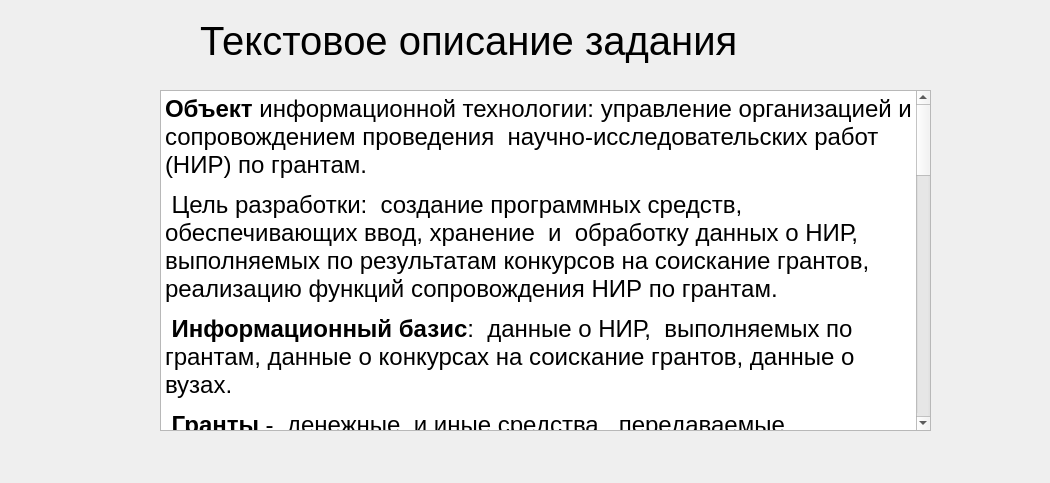
<?xml version="1.0" encoding="UTF-8"?>
<ui version="4.0">
 <class>Dialog</class>
 <widget class="QDialog" name="Dialog">
  <property name="geometry">
   <rect>
    <x>0</x>
    <y>0</y>
    <width>1050</width>
    <height>483</height>
   </rect>
  </property>
  <property name="windowTitle">
   <string>Dialog</string>
  </property>
  <widget class="QTextBrowser" name="textBrowser">
   <property name="geometry">
    <rect>
     <x>160</x>
     <y>90</y>
     <width>771</width>
     <height>341</height>
    </rect>
   </property>
   <property name="html">
    <string>&lt;!DOCTYPE HTML PUBLIC &quot;-//W3C//DTD HTML 4.0//EN&quot; &quot;http://www.w3.org/TR/REC-html40/strict.dtd&quot;&gt;
&lt;html&gt;&lt;head&gt;&lt;meta name=&quot;qrichtext&quot; content=&quot;1&quot; /&gt;&lt;style type=&quot;text/css&quot;&gt;
p, li { white-space: pre-wrap; }
&lt;/style&gt;&lt;/head&gt;&lt;body style=&quot; font-family:'MS Shell Dlg 2'; font-size:7.8pt; font-weight:400; font-style:normal;&quot;&gt;
&lt;p style=&quot; margin-top:12px; margin-bottom:12px; margin-left:0px; margin-right:0px; -qt-block-indent:0; text-indent:0px;&quot;&gt;&lt;span style=&quot; font-family:'Times New Roman,serif'; font-size:18pt; font-weight:600;&quot;&gt;Объект&lt;/span&gt;&lt;span style=&quot; font-family:'Times New Roman,serif'; font-size:18pt;&quot;&gt; информационной технологии: управление организацией и сопровождением проведения  научно-исследовательских работ (НИР) по грантам.&lt;/span&gt;&lt;span style=&quot; font-size:18pt;&quot;&gt; &lt;/span&gt;&lt;/p&gt;
&lt;p style=&quot; margin-top:12px; margin-bottom:12px; margin-left:0px; margin-right:0px; -qt-block-indent:0; text-indent:0px;&quot;&gt;&lt;span style=&quot; font-family:'Times New Roman,serif'; font-size:18pt;&quot;&gt; Цель разработки:  создание программных средств, обеспечивающих ввод, хранение  и  обработку данных о НИР,  выполняемых по результатам конкурсов на соискание грантов, реализацию функций сопровождения НИР по грантам.&lt;/span&gt;&lt;span style=&quot; font-size:18pt;&quot;&gt; &lt;/span&gt;&lt;/p&gt;
&lt;p style=&quot; margin-top:12px; margin-bottom:12px; margin-left:0px; margin-right:0px; -qt-block-indent:0; text-indent:0px;&quot;&gt;&lt;span style=&quot; font-family:'Times New Roman,serif'; font-size:18pt;&quot;&gt; &lt;/span&gt;&lt;span style=&quot; font-family:'Times New Roman,serif'; font-size:18pt; font-weight:600;&quot;&gt;Информационный базис&lt;/span&gt;&lt;span style=&quot; font-family:'Times New Roman,serif'; font-size:18pt;&quot;&gt;:  данные о НИР,  выполняемых по  грантам, данные о конкурсах на соискание грантов, данные о вузах.&lt;/span&gt;&lt;span style=&quot; font-size:18pt;&quot;&gt; &lt;/span&gt;&lt;/p&gt;
&lt;p style=&quot; margin-top:12px; margin-bottom:12px; margin-left:0px; margin-right:0px; -qt-block-indent:0; text-indent:0px;&quot;&gt;&lt;span style=&quot; font-family:'Times New Roman,serif'; font-size:18pt; font-weight:600;&quot;&gt; Гранты&lt;/span&gt;&lt;span style=&quot; font-family:'Times New Roman,serif'; font-size:18pt;&quot;&gt; -  денежные  и иные средства,  передаваемые безвозмездно и безвозвратно гражданам и юридическим лицам  на  проведение  конкретных научных исследований на условиях, предусмотренных грантодателями.&lt;/span&gt;&lt;span style=&quot; font-size:18pt;&quot;&gt; &lt;/span&gt;&lt;/p&gt;
&lt;p style=&quot; margin-top:12px; margin-bottom:12px; margin-left:0px; margin-right:0px; -qt-block-indent:0; text-indent:0px;&quot;&gt;&lt;span style=&quot; font-family:'Times New Roman,serif'; font-size:18pt;&quot;&gt; Структура информации по проектам, выполняемым по конкурсам грантов (файл &lt;/span&gt;&lt;span style=&quot; font-family:'Times New Roman,serif'; font-size:18pt; font-style:italic; text-transform:uppercase;&quot;&gt;gr_proj&lt;/span&gt;&lt;span style=&quot; font-family:'Times New Roman,serif'; font-size:18pt; font-style:italic;&quot;&gt;.XLS&lt;/span&gt;&lt;span style=&quot; font-family:'Times New Roman,serif'; font-size:18pt;&quot;&gt;): - код НИР (&lt;/span&gt;&lt;span style=&quot; font-family:'Times New Roman,serif'; font-size:18pt; font-style:italic;&quot;&gt;G1&lt;/span&gt;&lt;span style=&quot; font-family:'Times New Roman,serif'; font-size:18pt;&quot;&gt;), код конкурса на соискание грантов (&lt;/span&gt;&lt;span style=&quot; font-family:'Times New Roman,serif'; font-size:18pt; font-style:italic;&quot;&gt;CODKON&lt;/span&gt;&lt;span style=&quot; font-family:'Times New Roman,serif'; font-size:18pt;&quot;&gt;), код вуза-исполнителя  (&lt;/span&gt;&lt;span style=&quot; font-family:'Times New Roman,serif'; font-size:18pt; font-style:italic;&quot;&gt;CODVUZ&lt;/span&gt;&lt;span style=&quot; font-family:'Times New Roman,serif'; font-size:18pt;&quot;&gt; ), наименование вуза (&lt;/span&gt;&lt;span style=&quot; font-family:'Times New Roman,serif'; font-size:18pt; font-style:italic;&quot;&gt;Z2&lt;/span&gt;&lt;span style=&quot; font-family:'Times New Roman,serif'; font-size:18pt;&quot;&gt;), код по ГРНТИ (&lt;/span&gt;&lt;span style=&quot; font-family:'Times New Roman,serif'; font-size:18pt; font-style:italic;&quot;&gt;G7&lt;/span&gt;&lt;span style=&quot; font-family:'Times New Roman,serif'; font-size:18pt;&quot;&gt;), плановый объем гранта (&lt;/span&gt;&lt;span style=&quot; font-family:'Times New Roman,serif'; font-size:18pt; font-style:italic;&quot;&gt;G5&lt;/span&gt;&lt;span style=&quot; font-family:'Times New Roman,serif'; font-size:18pt;&quot;&gt;), фактический объем гранта (&lt;/span&gt;&lt;span style=&quot; font-family:'Times New Roman,serif'; font-size:18pt; font-style:italic;&quot;&gt;G2&lt;/span&gt;&lt;span style=&quot; font-family:'Times New Roman,serif'; font-size:18pt;&quot;&gt;) , поквартальное финансирование НИР (&lt;/span&gt;&lt;span style=&quot; font-family:'Times New Roman,serif'; font-size:18pt; font-style:italic;&quot;&gt;G21- G24&lt;/span&gt;&lt;span style=&quot; font-family:'Times New Roman,serif'; font-size:18pt;&quot;&gt;), наименование НИР (&lt;/span&gt;&lt;span style=&quot; font-family:'Times New Roman,serif'; font-size:18pt; font-style:italic;&quot;&gt;G6&lt;/span&gt;&lt;span style=&quot; font-family:'Times New Roman,serif'; font-size:18pt;&quot;&gt;),  руководитель НИР (&lt;/span&gt;&lt;span style=&quot; font-family:'Times New Roman,serif'; font-size:18pt; font-style:italic;&quot;&gt;G8&lt;/span&gt;&lt;span style=&quot; font-family:'Times New Roman,serif'; font-size:18pt;&quot;&gt;), должность руководителя (&lt;/span&gt;&lt;span style=&quot; font-family:'Times New Roman,serif'; font-size:18pt; font-style:italic;&quot;&gt;G9&lt;/span&gt;&lt;span style=&quot; font-family:'Times New Roman,serif'; font-size:18pt;&quot;&gt;) , ученое  звание и ученая степень руководителя(&lt;/span&gt;&lt;span style=&quot; font-family:'Times New Roman,serif'; font-size:18pt; font-style:italic;&quot;&gt;G10, G11&lt;/span&gt;&lt;span style=&quot; font-family:'Times New Roman,serif'; font-size:18pt;&quot;&gt;).&lt;/span&gt;&lt;span style=&quot; font-size:18pt;&quot;&gt; &lt;/span&gt;&lt;/p&gt;
&lt;p style=&quot; margin-top:12px; margin-bottom:12px; margin-left:0px; margin-right:0px; -qt-block-indent:0; text-indent:0px;&quot;&gt;&lt;span style=&quot; font-family:'Times New Roman,serif'; font-size:18pt;&quot;&gt; Структура информации по конкурсам (файл &lt;/span&gt;&lt;span style=&quot; font-family:'Times New Roman,serif'; font-size:18pt; font-style:italic; text-transform:uppercase;&quot;&gt;gr_konk&lt;/span&gt;&lt;span style=&quot; font-family:'Times New Roman,serif'; font-size:18pt; font-style:italic;&quot;&gt;.XLS&lt;/span&gt;&lt;span style=&quot; font-family:'Times New Roman,serif'; font-size:18pt;&quot;&gt;): название конкурса на соискание грантов (&lt;/span&gt;&lt;span style=&quot; font-family:'Times New Roman,serif'; font-size:18pt; font-style:italic;&quot;&gt;K2&lt;/span&gt;&lt;span style=&quot; font-family:'Times New Roman,serif'; font-size:18pt;&quot;&gt;), код конкурса (&lt;/span&gt;&lt;span style=&quot; font-family:'Times New Roman,serif'; font-size:18pt; font-style:italic;&quot;&gt;CODKON&lt;/span&gt;&lt;span style=&quot; font-family:'Times New Roman,serif'; font-size:18pt;&quot;&gt;),  плановый и фактический объем финансирования конкурса (&lt;/span&gt;&lt;span style=&quot; font-family:'Times New Roman,serif'; font-size:18pt; font-style:italic;&quot;&gt;K12, K4&lt;/span&gt;&lt;span style=&quot; font-family:'Times New Roman,serif'; font-size:18pt;&quot;&gt;), поквартальное финансирование конкурсов (&lt;/span&gt;&lt;span style=&quot; font-family:'Times New Roman,serif'; font-size:18pt; font-style:italic;&quot;&gt;K41 - K44&lt;/span&gt;&lt;span style=&quot; font-family:'Times New Roman,serif'; font-size:18pt;&quot;&gt;), количество НИР по грантам (&lt;/span&gt;&lt;span style=&quot; font-family:'Times New Roman,serif'; font-size:18pt; font-style:italic;&quot;&gt;NPR&lt;/span&gt;&lt;span style=&quot; font-family:'Times New Roman,serif'; font-size:18pt;&quot;&gt;).&lt;/span&gt;&lt;span style=&quot; font-size:18pt;&quot;&gt; &lt;/span&gt;&lt;/p&gt;
&lt;p style=&quot; margin-top:12px; margin-bottom:12px; margin-left:0px; margin-right:0px; -qt-block-indent:0; text-indent:0px;&quot;&gt;&lt;span style=&quot; font-family:'Times New Roman,serif'; font-size:18pt;&quot;&gt; Структура информации по вузам (файл &lt;/span&gt;&lt;span style=&quot; font-family:'Times New Roman,serif'; font-size:18pt; font-style:italic; text-transform:uppercase;&quot;&gt;vuz&lt;/span&gt;&lt;span style=&quot; font-family:'Times New Roman,serif'; font-size:18pt; font-style:italic;&quot;&gt;.XLS&lt;/span&gt;&lt;span style=&quot; font-family:'Times New Roman,serif'; font-size:18pt;&quot;&gt;): код вуза (&lt;/span&gt;&lt;span style=&quot; font-family:'Times New Roman,serif'; font-size:18pt; font-style:italic;&quot;&gt;CODVUZ&lt;/span&gt;&lt;span style=&quot; font-family:'Times New Roman,serif'; font-size:18pt;&quot;&gt;), наименование вуза (&lt;/span&gt;&lt;span style=&quot; font-family:'Times New Roman,serif'; font-size:18pt; font-style:italic;&quot;&gt;Z1&lt;/span&gt;&lt;span style=&quot; font-family:'Times New Roman,serif'; font-size:18pt;&quot;&gt;), полное юридическое наименование вуза&lt;/span&gt;&lt;span style=&quot; font-family:'Times New Roman,serif'; font-size:18pt; font-style:italic;&quot;&gt; (Z1full&lt;/span&gt;&lt;span style=&quot; font-family:'Times New Roman,serif'; font-size:18pt;&quot;&gt;), сокращенное наименование (&lt;/span&gt;&lt;span style=&quot; font-family:'Times New Roman,serif'; font-size:18pt; font-style:italic;&quot;&gt;Z2&lt;/span&gt;&lt;span style=&quot; font-family:'Times New Roman,serif'; font-size:18pt;&quot;&gt;), статус (&lt;/span&gt;&lt;span style=&quot; font-family:'Times New Roman,serif'; font-size:18pt; font-style:italic;&quot;&gt;STATUS&lt;/span&gt;&lt;span style=&quot; font-family:'Times New Roman,serif'; font-size:18pt;&quot;&gt;), город (&lt;/span&gt;&lt;span style=&quot; font-family:'Times New Roman,serif'; font-size:18pt; font-style:italic;&quot;&gt;CITY&lt;/span&gt;&lt;span style=&quot; font-family:'Times New Roman,serif'; font-size:18pt;&quot;&gt;), федеральный округ (&lt;/span&gt;&lt;span style=&quot; font-family:'Times New Roman,serif'; font-size:18pt; font-style:italic;&quot;&gt;REGION&lt;/span&gt;&lt;span style=&quot; font-family:'Times New Roman,serif'; font-size:18pt;&quot;&gt;), субъект федерации (&lt;/span&gt;&lt;span style=&quot; font-family:'Times New Roman,serif'; font-size:18pt; font-style:italic;&quot;&gt;Oblname&lt;/span&gt;&lt;span style=&quot; font-family:'Times New Roman,serif'; font-size:18pt;&quot;&gt;) и др.&lt;/span&gt;&lt;span style=&quot; font-size:18pt;&quot;&gt; &lt;/span&gt;&lt;/p&gt;
&lt;p style=&quot; margin-top:12px; margin-bottom:12px; margin-left:0px; margin-right:0px; -qt-block-indent:0; text-indent:0px;&quot;&gt;&lt;span style=&quot; font-family:'Times New Roman,serif'; font-size:18pt; font-weight:600;&quot;&gt;Требования к разработке приложения&lt;/span&gt;&lt;span style=&quot; font-family:'Times New Roman,serif'; font-size:18pt;&quot;&gt;  для  обработки  и  анализа данных.&lt;/span&gt;&lt;span style=&quot; font-size:18pt;&quot;&gt; &lt;/span&gt;&lt;/p&gt;
&lt;p style=&quot; margin-top:12px; margin-bottom:12px; margin-left:0px; margin-right:0px; -qt-block-indent:0; text-indent:0px;&quot;&gt;&lt;span style=&quot; font-family:'Times New Roman,serif'; font-size:18pt;&quot;&gt;Реализуемые функции:&lt;/span&gt;&lt;span style=&quot; font-size:18pt;&quot;&gt; &lt;/span&gt;&lt;/p&gt;
&lt;p style=&quot; margin-top:12px; margin-bottom:12px; margin-left:0px; margin-right:0px; -qt-block-indent:0; text-indent:0px;&quot;&gt;&lt;span style=&quot; font-family:'Times New Roman,serif'; font-size:18pt;&quot;&gt;а) контроль  и  восстановление целостности исходных баз данных системы;&lt;/span&gt;&lt;span style=&quot; font-size:18pt;&quot;&gt; &lt;/span&gt;&lt;/p&gt;
&lt;p style=&quot; margin-top:12px; margin-bottom:12px; margin-left:0px; margin-right:0px; -qt-block-indent:0; text-indent:0px;&quot;&gt;&lt;span style=&quot; font-family:'Times New Roman,serif'; font-size:18pt;&quot;&gt;б) просмотр информации о конкурсах на  соискание  грантов  и  о НИР выполняемых по грантам, фильтрация и упорядочивание информации при просмотре,  добавление и редактирование информации, обеспечение целостности данных; &lt;/span&gt;&lt;/p&gt;
&lt;p style=&quot; margin-top:12px; margin-bottom:12px; margin-left:0px; margin-right:0px; -qt-block-indent:0; text-indent:0px;&quot;&gt;&lt;span style=&quot; font-family:'Times New Roman,serif'; font-size:18pt;&quot;&gt;в) реализация отчетных (табличных) форм распределения НИР по вузам, по конкурсам грантов, по субъектам федерации, с сохранением условий фильтрации информации, заданной при просмотре; формирование документов;&lt;/span&gt;&lt;span style=&quot; font-size:18pt;&quot;&gt; &lt;/span&gt;&lt;/p&gt;
&lt;p style=&quot; margin-top:12px; margin-bottom:12px; margin-left:0px; margin-right:0px; -qt-block-indent:0; text-indent:0px;&quot;&gt;&lt;span style=&quot; font-family:'Times New Roman,serif'; font-size:18pt;&quot;&gt;г) реализация  функции выпуска распоряжения по  финансированию НИР с формированием ведомости по вузам в виде документа.&lt;/span&gt;&lt;span style=&quot; font-size:18pt;&quot;&gt; &lt;/span&gt;&lt;/p&gt;&lt;/body&gt;&lt;/html&gt;</string>
   </property>
  </widget>
  <widget class="QLabel" name="label">
   <property name="geometry">
    <rect>
     <x>200</x>
     <y>10</y>
     <width>751</width>
     <height>61</height>
    </rect>
   </property>
   <property name="font">
    <font>
     <pointsize>30</pointsize>
    </font>
   </property>
   <property name="text">
    <string>Текстовое описание задания</string>
   </property>
  </widget>
 </widget>
 <resources/>
 <connections/>
</ui>
